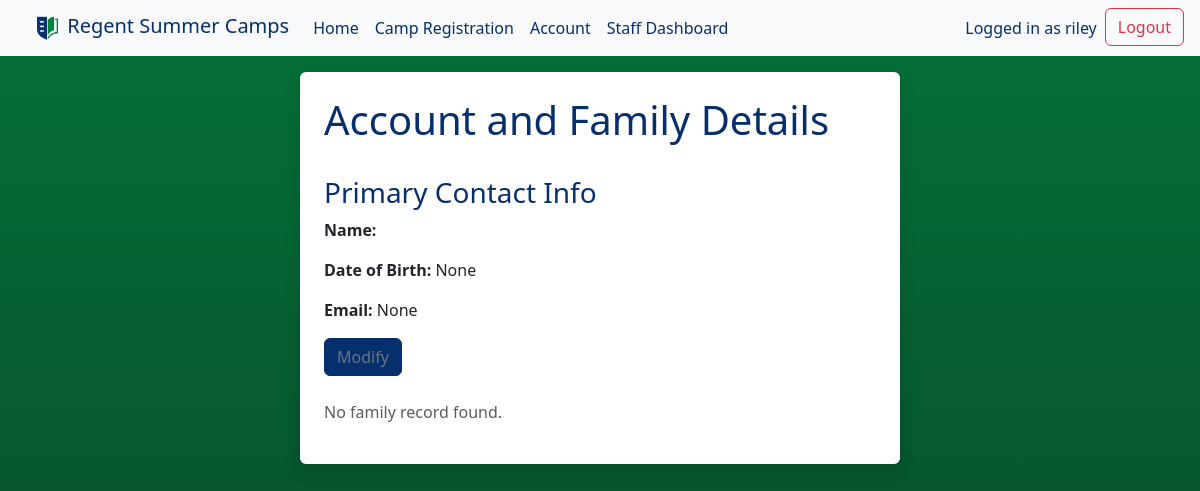
The app's page /users/account/ (signed in), older data.
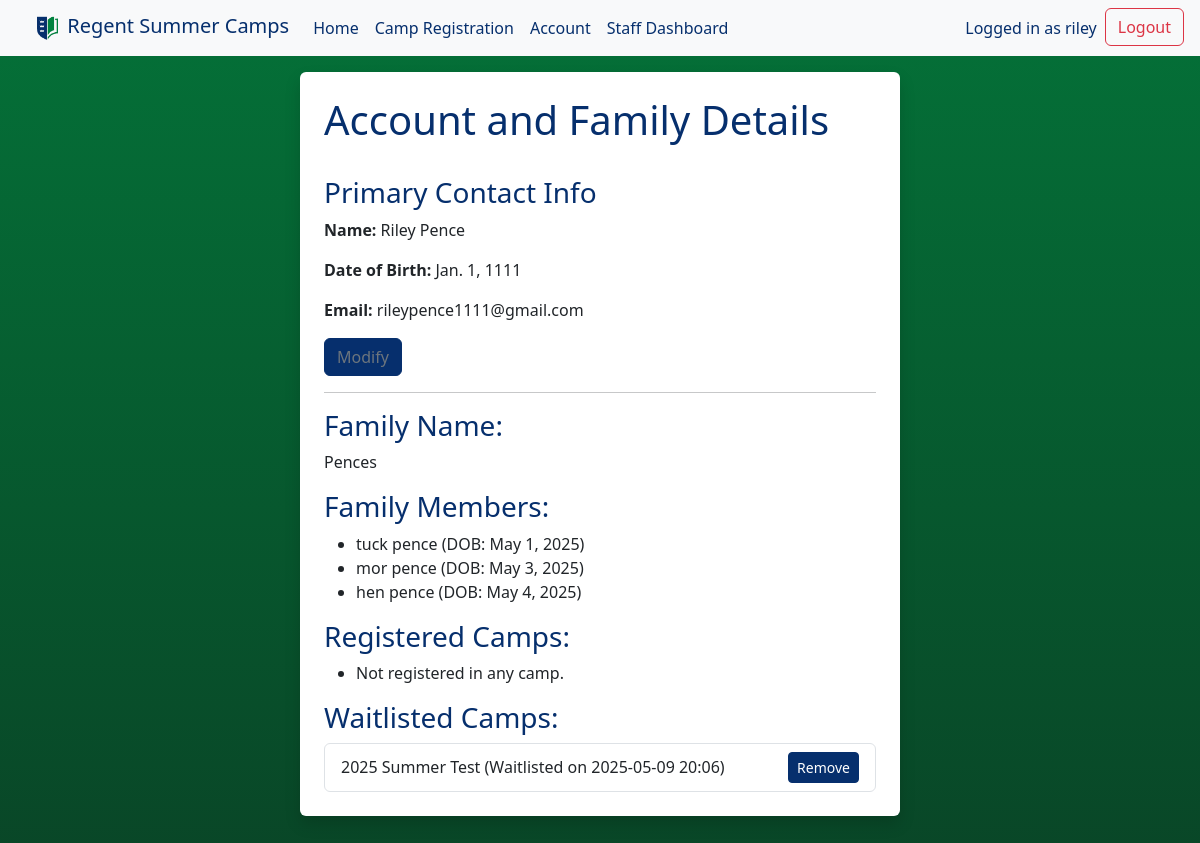
The same page, newer data.
### campreg/models.py (models this page shows, shortened)
class Individual(models.Model):
    user = models.OneToOneField(User, on_delete=models.CASCADE, null=True, blank=True)
    first_name = models.CharField(max_length=100)
    last_name = models.CharField(max_length=100)
    date_of_birth = models.DateField()
    email = models.EmailField(blank=True, null=True)

class Family(models.Model):
    family_name = models.CharField(max_length=100)
    primary_contact = models.ForeignKey(Individual, on_delete=models.CASCADE, related_name='primary_for_family')
    members = models.ManyToManyField(Individual, related_name='families')

class WaitingList(models.Model):
    family = models.ForeignKey(Family, on_delete=models.CASCADE)
    camp = models.ForeignKey(Camp, on_delete=models.CASCADE)
    date_added = models.DateTimeField(auto_now_add=True)

class Camp(models.Model):
    name = models.CharField(max_length=100)
    start_date = models.DateField()
    end_date = models.DateField()
    max_capacity = models.IntegerField()
    registered_families = models.ManyToManyField(Family, blank=True)
    archived = models.BooleanField(default=False)

### users/views.py (the view)
# urls.py: path('account/', views.account_view, name='account'),
def account_view(request):
    user = request.user
    try:
        individual = Individual.objects.get(user=user)
        family = Family.objects.get(primary_contact=individual)
    except (Individual.DoesNotExist, Family.DoesNotExist):
        individual = None
        family = None
    if request.method == 'POST':
        individual_form = IndividualForm(request.POST, instance=individual)
        if individual_form.is_valid():
            individual_form.save()
            return redirect("home")
    else:
        individual_form = IndividualForm(instance=individual)
    members = family.members.exclude(id=family.primary_contact.id) if family else []
    registered_camps = Camp.objects.filter(registered_families=family) if family else []
    waitlisted_camps = WaitingList.objects.filter(family=family) if family else []
    return render(request, 'users/account.html', {
        'individual_form': individual_form,
        'family': family,
        'members': members,
        'registered_camps': registered_camps,
        'waitlisted_camps': waitlisted_camps
    })

### users/templates/users/account.html (shortened to what this page needs)
{% extends 'layout.html' %}
{% block content %}
<div class="shadow p-4 mb-5 bg-body rounded">
  <h1>Account and Family Details</h1>
  <br>
  <h3>Primary Contact Info</h3>
  <div id="primary-display">
    <p><strong>Name:</strong> {{ individual_form.instance.first_name }} {{ individual_form.instance.last_name }}</p>
    <p><strong>Date of Birth:</strong> {{ individual_form.instance.date_of_birth }}</p>
    <p><strong>Email:</strong> {{ individual_form.instance.email }}</p>
    <button type="button" class="btn btn-outline-secondary" onclick="toggleSection('primary')">Modify</button>
  </div>
  {% if family %}
    <hr>
    <h3>Family Name:</h3>
    <p>{{ family.family_name }}</p>
    <h3>Family Members:</h3>
    <ul>
      {% for member in members %}
        <li>{{ member.first_name }} {{ member.last_name }} (DOB: {{ member.date_of_birth }})</li>
      {% empty %}
        <li>No additional members.</li>
      {% endfor %}
    </ul>
    <h3>Registered Camps:</h3>
    <ul>
      {% for camp in registered_camps %}
        <li>
          {{ camp.name }} ({{ camp.start_date }} – {{ camp.end_date }})
          <form method="post" action="{% url 'users:remove_camp' camp.id %}" style="display:inline;">
            {% csrf_token %}
            <button type="submit" class="btn btn-danger btn-sm">Remove</button>
          </form>
        </li>
      {% empty %}
        <li>Not registered in any camp.</li>
      {% endfor %}
    </ul>
    <h3>Waitlisted Camps:</h3>
    <ul class="list-group">
      {% for wait in waitlisted_camps %}
        <li class="list-group-item d-flex justify-content-between align-items-center">
          <span>{{ wait.camp.name }} (Waitlisted on {{ wait.date_added|date:"Y-m-d H:i" }})</span>
          <form method="post" action="{% url 'users:remove_waitlist' wait.camp.id %}">
            <button type="submit" class="btn btn-danger btn-sm">Remove</button>
          </form>
        </li>
      {% empty %}
        <li class="list-group-item text-muted">Not on any waitlists.</li>
      {% endfor %}
    </ul>
  {% else %}
    <p class="text-muted mt-4">No family record found.</p>
  {% endif %}
</div>
{% endblock %}

Row changes from the older to the newer data that the page shows:
now on this page (row edited): Individual: instance.first_name "Riley", instance.last_name "Pence", instance.date_of_birth "Jan. 1, 1111", instance.email "rileypence1111@gmail.com"
now on this page (row edited): Family: family_name "Pences"
added Individual: first_name "tuck", last_name "pence", date_of_birth "May 1, 2025"
added Individual: first_name "mor", last_name "pence", date_of_birth "May 3, 2025"
added Individual: first_name "hen", last_name "pence", date_of_birth "May 4, 2025"
added WaitingList: camp.name "2025 Summer Test", date_added "2025-05-09 20:06"
Text that changed along with them:
{{ individual_form.instance.date_of_birth }}: "None" → (not shown)
{{ individual_form.instance.email }}: "None" → (not shown)
text no longer shown: "No family record found."
text now shown: "Family Name: Family Members: Registered Camps: Not registered in any camp. Waitlisted Camps:"
